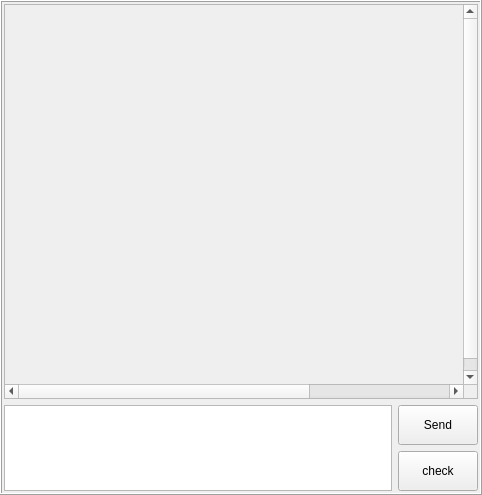
<?xml version="1.0" encoding="UTF-8"?>
<ui version="4.0">
 <class>ChatWindow</class>
 <widget class="QFrame" name="ChatWindow">
  <property name="geometry">
   <rect>
    <x>0</x>
    <y>0</y>
    <width>482</width>
    <height>495</height>
   </rect>
  </property>
  <property name="windowTitle">
   <string>Frame</string>
  </property>
  <property name="frameShape">
   <enum>QFrame::Shape::Box</enum>
  </property>
  <property name="frameShadow">
   <enum>QFrame::Shadow::Raised</enum>
  </property>
  <layout class="QGridLayout" name="gridLayout">
   <property name="leftMargin">
    <number>2</number>
   </property>
   <property name="topMargin">
    <number>2</number>
   </property>
   <property name="rightMargin">
    <number>2</number>
   </property>
   <property name="bottomMargin">
    <number>2</number>
   </property>
   <item row="0" column="0">
    <layout class="QVBoxLayout" name="verticalLayout_5">
     <item>
      <widget class="SmoothScrollArea" name="chat_scroll_area">
       <property name="sizePolicy">
        <sizepolicy hsizetype="Preferred" vsizetype="Preferred">
         <horstretch>0</horstretch>
         <verstretch>0</verstretch>
        </sizepolicy>
       </property>
       <property name="widgetResizable">
        <bool>false</bool>
       </property>
       <property name="alignment">
        <set>Qt::AlignmentFlag::AlignHCenter|Qt::AlignmentFlag::AlignTop</set>
       </property>
       <widget class="QWidget" name="scrollAreaWidgetContents_2">
        <property name="geometry">
         <rect>
          <x>0</x>
          <y>0</y>
          <width>677</width>
          <height>392</height>
         </rect>
        </property>
        <layout class="QVBoxLayout" name="verticalLayout"/>
       </widget>
      </widget>
     </item>
     <item>
      <layout class="QHBoxLayout" name="horizontalLayout_5">
       <item>
        <widget class="TextEdit" name="user_text_edit">
         <property name="sizePolicy">
          <sizepolicy hsizetype="Expanding" vsizetype="Fixed">
           <horstretch>0</horstretch>
           <verstretch>0</verstretch>
          </sizepolicy>
         </property>
         <property name="minimumSize">
          <size>
           <width>40</width>
           <height>80</height>
          </size>
         </property>
         <property name="maximumSize">
          <size>
           <width>16777215</width>
           <height>200</height>
          </size>
         </property>
        </widget>
       </item>
       <item>
        <layout class="QVBoxLayout" name="verticalLayout_2">
         <item>
          <widget class="PushButton" name="user_send_button">
           <property name="sizePolicy">
            <sizepolicy hsizetype="Preferred" vsizetype="Fixed">
             <horstretch>0</horstretch>
             <verstretch>0</verstretch>
            </sizepolicy>
           </property>
           <property name="minimumSize">
            <size>
             <width>0</width>
             <height>40</height>
            </size>
           </property>
           <property name="maximumSize">
            <size>
             <width>16777215</width>
             <height>16777215</height>
            </size>
           </property>
           <property name="text">
            <string>Send</string>
           </property>
          </widget>
         </item>
         <item>
          <widget class="PushButton" name="user_check_button">
           <property name="sizePolicy">
            <sizepolicy hsizetype="Preferred" vsizetype="Fixed">
             <horstretch>0</horstretch>
             <verstretch>0</verstretch>
            </sizepolicy>
           </property>
           <property name="minimumSize">
            <size>
             <width>0</width>
             <height>40</height>
            </size>
           </property>
           <property name="text">
            <string>check</string>
           </property>
          </widget>
         </item>
        </layout>
       </item>
      </layout>
     </item>
    </layout>
   </item>
  </layout>
 </widget>
 <customwidgets>
  <customwidget>
   <class>PushButton</class>
   <extends>QPushButton</extends>
   <header location="global">qfluentwidgets</header>
  </customwidget>
  <customwidget>
   <class>TextEdit</class>
   <extends>QTextEdit</extends>
   <header location="global">qfluentwidgets</header>
  </customwidget>
  <customwidget>
   <class>SmoothScrollArea</class>
   <extends>QScrollArea</extends>
   <header location="global">qfluentwidgets</header>
   <container>1</container>
  </customwidget>
 </customwidgets>
 <resources>
  <include location="../resources/resources.qrc"/>
 </resources>
 <connections/>
</ui>
